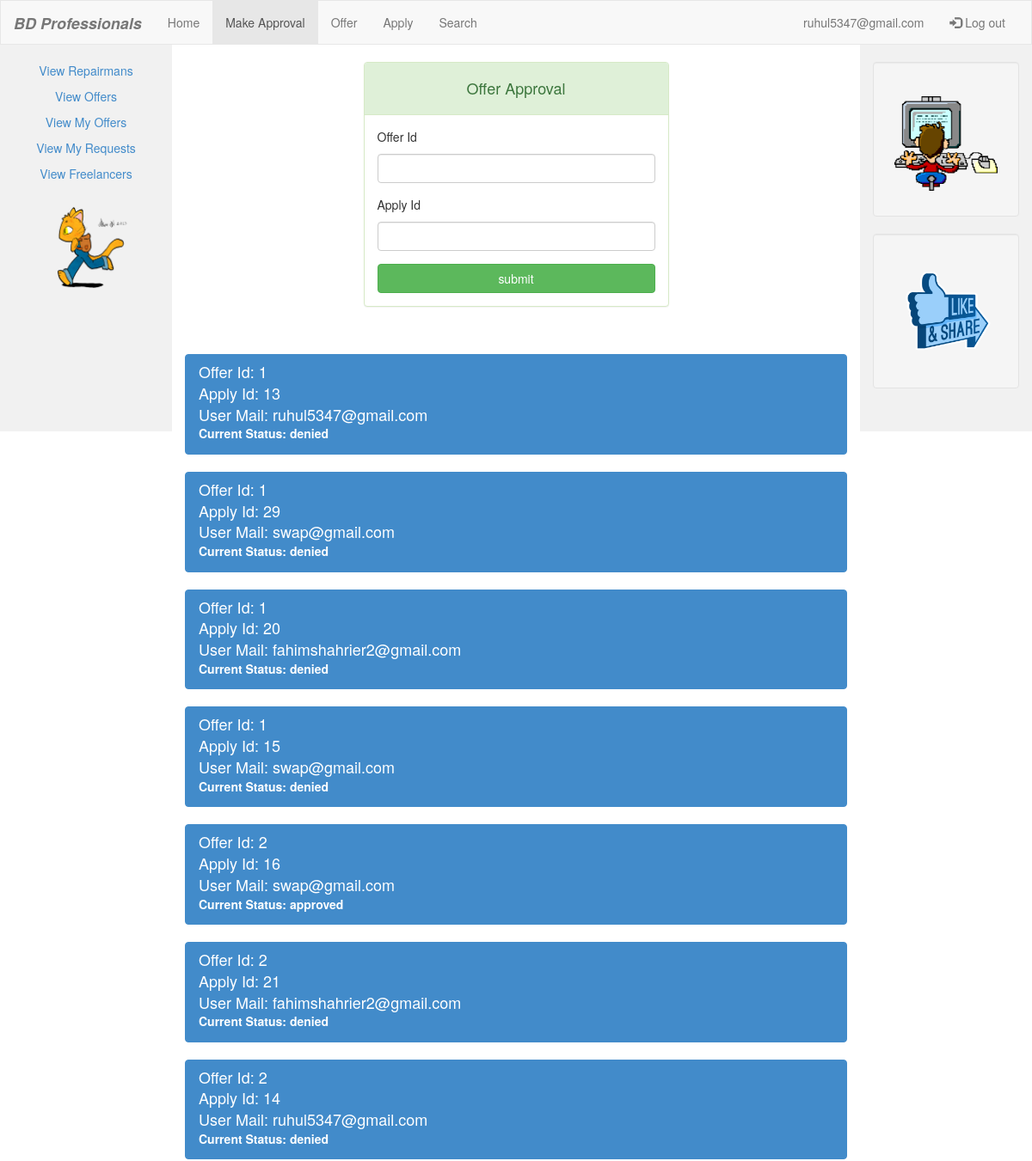
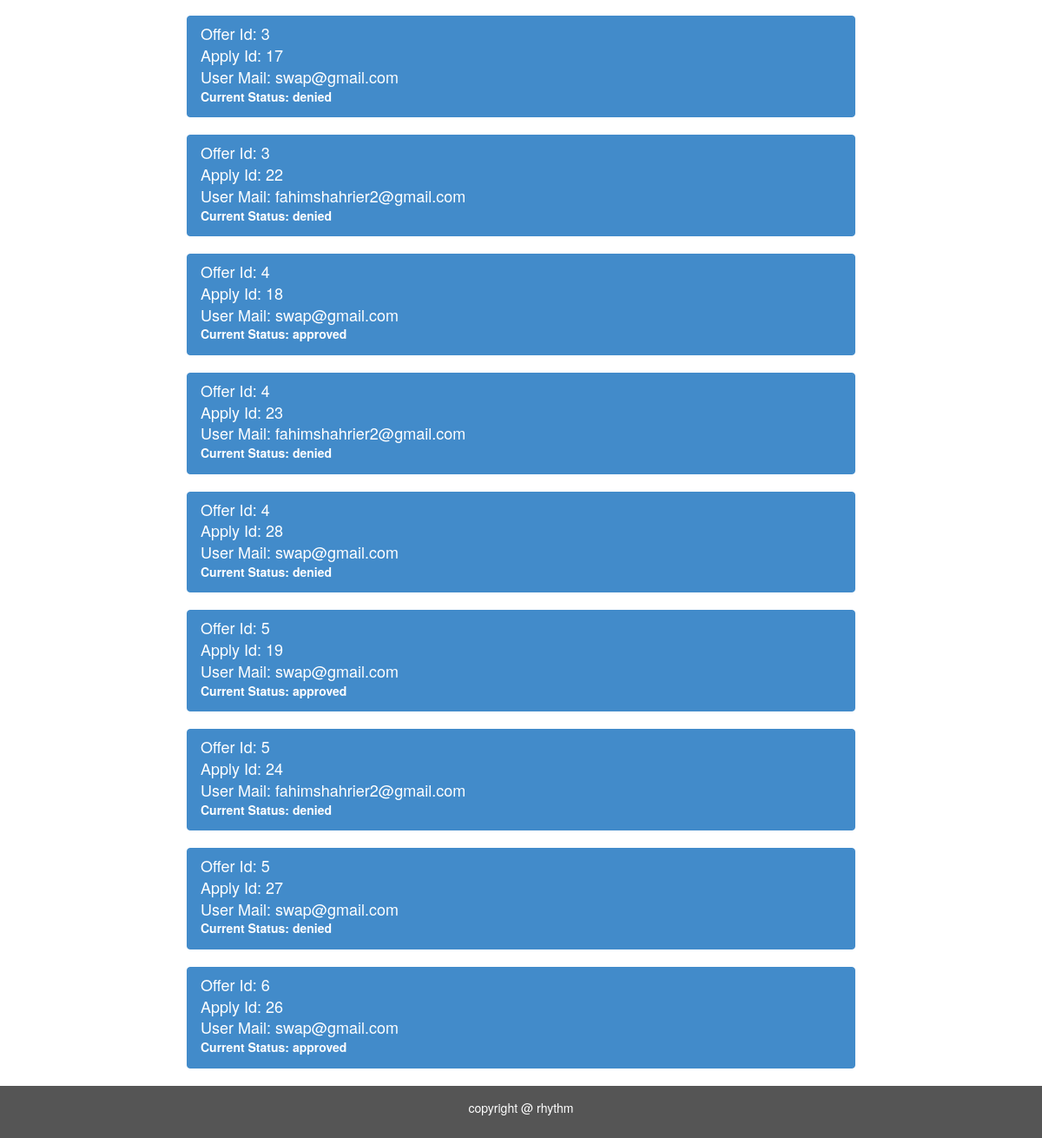
The app's page /approval.php (signed in) with its own data (2 pictures, top to bottom).
### tables this page shows
CREATE TABLE `apply` (
  `applyid` int(11) NOT NULL,
  `offerid` int(11) NOT NULL,
  `usermail` varchar(50) NOT NULL,
  `offermail` varchar(50) NOT NULL,
  `status` varchar(20) NOT NULL
);

### approval.php (the view, shortened to what this page needs)
<!DOCTYPE html>
<html lang="en">
<head>
  <link rel="stylesheet" href="bootstrap-3.2.0-dist/css/bootstrap.css">
</head>
<body>
<nav class="navbar navbar-default">
  <div class="container-fluid">
    <div class="navbar-header">
      <a class="navbar-brand" href="fhome.php"><i><b>BD Professionals</b></i></a>
    </div>
    <div class="collapse navbar-collapse" id="myNavbar">
      <ul class="nav navbar-nav">
        <li><a href="fhome.php">Home</a></li>
        <li class="active"><a href="approval.php">Make Approval</a></li>
        <li><a href="offer.php">Offer</a></li>
        <li><a href="apply.php">Apply</a></li>
        <li><a href="search.php">Search</a></li>
      </ul>
      <ul class="nav navbar-nav navbar-right">
          <?php
          $email = $_SESSION['SESS_EMAIL'];
          ?>
        <li><a href="#"><?php echo $email ?></a></li>
        <li><a href="logout.php"><span class="glyphicon glyphicon-log-in"></span> Log out</a></li>
      </ul>
    </div>
  </div>
</nav>
<div class="container-fluid text-center">
  <div class="row content">
    <div class="col-sm-2 sidenav">
      <p><a href="view_repairman.php">View Repairmans</a></p>
      <p><a href="offer_view.php">View Offers</a></p>
      <p><a href="my_offer.php">View My Offers</a></p>
      <p><a href="req.php">View My Requests</a></p>
      <p><a href="view_freelancer.php">View Freelancers</a></p>
      <p><h1 class="panel-title">
          <center>
              <h1><a href="#"><img src="1.gif" height="110px"   width="120px"></a></h1></center>
          </h1>
      </p>
    </div>
<div class="col-sm-8 text-left">
<div class="col-md-6 col-md-offset-3">
    <br>
    <div class="login-panel panel panel-success">
    <div class="panel-heading">
                    <h4 class="panel-title"><center><h4>Offer Approval</h4></center></h4>
                </div>
    <div class="panel-body">
        <form role="form" method="post" action="approval.php">
            <fieldset>
                <div class="form-group">
                    <p>Offer Id</p>
                    <input class="form-control" name="offerid" type="name" autofocus>
                </div>
                <div class="form-group">
                    <p>Apply Id</p>
                    <input class="form-control" name="applyid" type="name" autofocus>
                </div>
                <input class="btn btn-success btn-block" type="submit" value="submit" name="submit">
            </fieldset>
        </form>
    </div>
    </div>
</div>
    <div class="table-responsive">
          <br><br><br><br><br><br><br><br><br><br><br><br><br><br><br><br><br><br>
        <?php
        include("database/db_conection.php");
        $view_offer_query="select * from apply where offermail = '$email' order by offerid";
        $run=mysqli_query($dbcon,$view_offer_query);
        while($row=mysqli_fetch_array($run))
        {
            $applyid = $row['applyid'];
            $offerid = $row['offerid'];
            $usermail  = $row['usermail'];
            $status  = $row['status'];
        ?>
        <div class="list-group">
              <a href="#" class="list-group-item active">
                <h4 class="list-group-item-heading">Offer Id: <?php echo $offerid; ?></h4>
                <h4 class="list-group-item-heading">Apply Id: <?php echo $applyid; ?></h4>
                <h4 class="list-group-item-heading">User Mail: <?php echo $usermail; ?></h4>
                <h5 class="list-group-item-heading"><b>Current Status: <?php echo $status; ?></b></h5>
              </a>
        </div>
       <?php }?>
        </div>
</div>
    <div class="col-sm-2 sidenav">
      <div class="well">
        <p><h1 class="panel-title">
          <center>
              <h1><a href="#"><img src="2.gif" height="110px"   width="120px"></a></h1></center>
          </h1>
        </p>
      </div>
      <div class="well">
        <p><h1 class="panel-title">
          <center>
              <h1><a href="https://www.facebook.com/ruhul.kabir.3"><img src="f2.gif" height="110px"   width="120px"></a></h1></center>
          </h1>
        </p>
      </div>
    </div>
  </div>
</div>
<footer class="container-fluid text-center">
  <p>copyright @ rhythm</p>
</footer>
</body>
</html>

### approval.php (style rules this page uses)
.navbar { margin-bottom: 0; border-radius: 0; }
.row.content { height: 450px }
.sidenav { padding-top: 20px; background-color: #f1f1f1; height: 100%; }
footer { background-color: #555; color: white; padding: 15px; }

### records on screen
apply: offerid "1", applyid "13", usermail "ruhul5347@gmail.com", status "denied"
apply: offerid "1", applyid "29", usermail "swap@gmail.com", status "denied"
apply: offerid "1", applyid "20", usermail "fahimshahrier2@gmail.com", status "denied"
apply: offerid "1", applyid "15", usermail "swap@gmail.com", status "denied"
apply: offerid "2", applyid "16", usermail "swap@gmail.com", status "approved"
apply: offerid "2", applyid "21", usermail "fahimshahrier2@gmail.com", status "denied"
apply: offerid "2", applyid "14", usermail "ruhul5347@gmail.com", status "denied"
apply: offerid "3", applyid "17", usermail "swap@gmail.com", status "denied"
apply: offerid "3", applyid "22", usermail "fahimshahrier2@gmail.com", status "denied"
apply: offerid "4", applyid "18", usermail "swap@gmail.com", status "approved"
apply: offerid "4", applyid "23", usermail "fahimshahrier2@gmail.com", status "denied"
apply: offerid "4", applyid "28", usermail "swap@gmail.com", status "denied"
apply: offerid "5", applyid "19", usermail "swap@gmail.com", status "approved"
apply: offerid "5", applyid "24", usermail "fahimshahrier2@gmail.com", status "denied"
apply: offerid "5", applyid "27", usermail "swap@gmail.com", status "denied"
apply: offerid "6", applyid "26", usermail "swap@gmail.com", status "approved"

### other values on screen
$email "ruhul5347@gmail.com"
